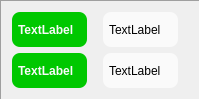
          <widget class="QFrame" name="frame_11">
           <property name="frameShape">
            <enum>QFrame::Panel</enum>
           </property>
           <property name="frameShadow">
            <enum>QFrame::Sunken</enum>
           </property>
           <layout class="QGridLayout" name="gridLayout_13">
            <item row="1" column="1">
             <widget class="QLabel" name="tCond3LEA_3R_Label">
              <property name="font">
               <font>
                <weight>75</weight>
                <bold>true</bold>
               </font>
              </property>
              <property name="styleSheet">
               <string notr="true">QLabel {background-color: #00c800;
color: #fafafa;
border: 0px solid grey;
border-radius: 8px;
padding: 3px;
margin-right: 10px}</string>
              </property>
              <property name="text">
               <string>TextLabel</string>
              </property>
             </widget>
            </item>
            <item row="0" column="1">
             <widget class="QLabel" name="tCond1LEA_3R_Label">
              <property name="font">
               <font>
                <weight>75</weight>
                <bold>true</bold>
               </font>
              </property>
              <property name="styleSheet">
               <string notr="true">QLabel {background-color: #00c800;
color: #fafafa;
border: 0px solid grey;
border-radius: 8px;
padding: 3px;
margin-right: 10px}</string>
              </property>
              <property name="text">
               <string>TextLabel</string>
              </property>
             </widget>
            </item>
            <item row="0" column="2">
             <widget class="QLabel" name="cond1LEA_3R_Label">
              <property name="styleSheet">
               <string notr="true">QLabel {background-color: #fafafa}
QLabel {color: #000000}
QLabel {border: 0px solid grey}
QLabel {border-radius: 8px}
QLabel {padding: 3px}
QLabel {margin-right: 10px}</string>
              </property>
              <property name="text">
               <string>TextLabel</string>
              </property>
             </widget>
            </item>
            <item row="1" column="2">
             <widget class="QLabel" name="cond3LEA_3R_Label">
              <property name="styleSheet">
               <string notr="true">QLabel {background-color: #fafafa}
QLabel {color: #000000}
QLabel {border: 0px solid grey}
QLabel {border-radius: 8px}
QLabel {padding: 3px}
QLabel {margin-right: 10px}</string>
              </property>
              <property name="text">
               <string>TextLabel</string>
              </property>
             </widget>
            </item>
           </layout>
          </widget>
